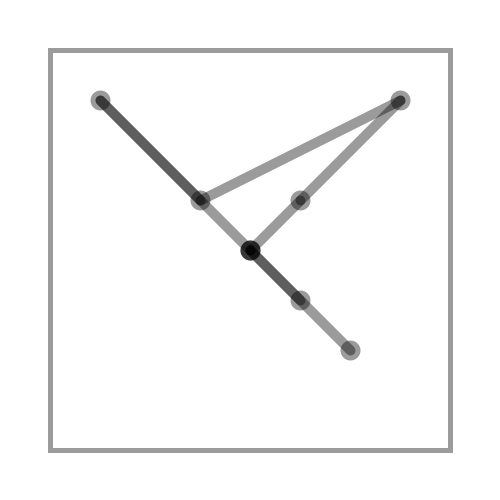
Frame 1 (no input)
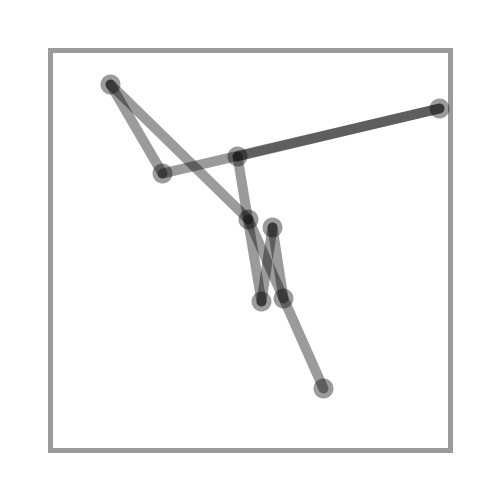
Frame 60 (the mouse pressed at the canvas centre just before this capture)
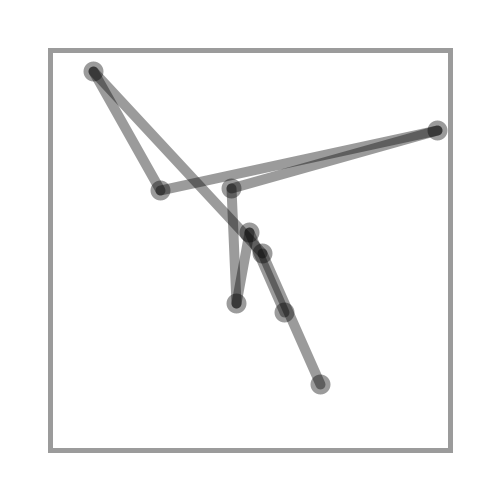
Frame 120 (the mouse held since frame 60 and released just before this capture)

The Processing sketch that drew these frames (run headless with seeded random() and noise(); from frame 60 on, the mouse is pressed at the canvas centre):

// Processing sketch: e07_Tablica_TakToSieRobiPoprawnieZLiniamiOgraniczone
// ── e07_Tablica_TakToSieRobiPoprawnieZLiniamiOgraniczone.pde
float[] pozX = {300, 250, 250, 300, 400, 200, 100, 250, 350}; 
float[] pozY = {300, 250, 250, 200, 100, 200, 100, 250, 350};

void setup() {
  size(500, 500);  
  strokeWeight(20);
  noFill();
  rectMode(CENTER);
  stroke(0, 100);
}

void draw() {
  background(255);
  strokeWeight(5);
  rect(250, 250, 400, 400);
  for (int i=0; i < pozX.length; i++) {
    strokeWeight(20);
    point(pozX[i], pozY[i]);
    strokeWeight(10);
    if(i < pozX.length-1) line(pozX[i], pozY[i], pozX[i+1], pozY[i+1]);
    pozX[i] = pozX[i] + random(-5, 5); //mała zmiana w dwie strony
    pozY[i] = pozY[i] + random(-5, 5); //mała zmiana w dwie strony
    pozX[i] = constrain(pozX[i], 50, 450);
    pozY[i] = constrain(pozY[i], 50, 450);
  }
}
